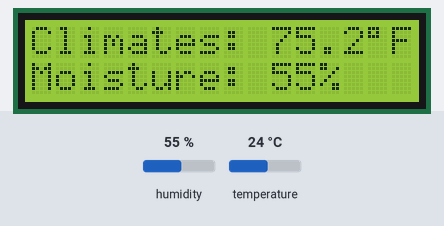
The sketch below on a simulated Arduino Uno, built with avr-gcc and run on an emulated ATmega328P. Shown: 16×2 character LCD. Inputs (shaded band) come from the test bench; at power-on: humidity 55 %, temperature 24 °C.

Above: at 1.2 s.
1.3 s: humidity set to 22 %
At 2.7 s:
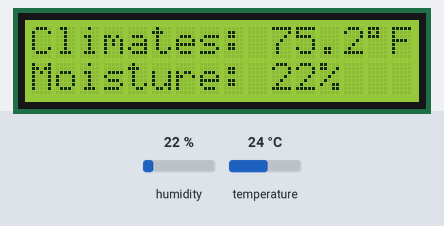
4.1 s: temperature set to 12 °C
At 5.0 s:
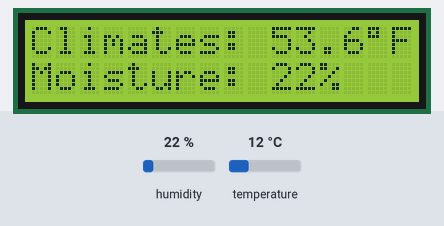
6.9 s: humidity set to 40 %
At 9.5 s:
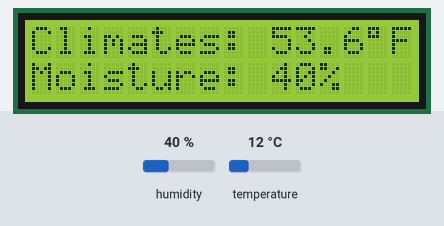
9.8 s: temperature set to 19 °C
At 10.8 s:
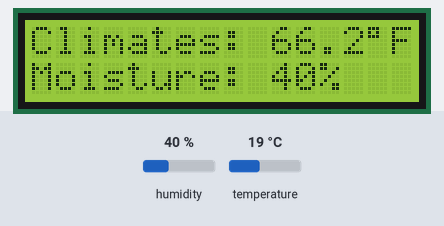
Timing chart, 0 to 12.8 s (numbered marks = the images above; inputs shaded):
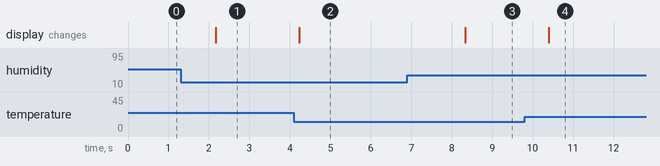

The sketch:

code.ino
```cpp
#include <Wire.h>
#include <LiquidCrystal_I2C.h>
#include <SimpleDHT.h>

int pinDHT11 = 5;
SimpleDHT11 dht11(pinDHT11);
LiquidCrystal_I2C lcd(0x27, 16, 2);

void setup() {
  Serial.begin(115200);
  lcd.begin();
  lcd.backlight();
}

void loop() {
  byte temperature = 0;
  byte humidity = 0;
  int err = dht11.read(&temperature, &humidity, NULL);
  if (err != SimpleDHTErrSuccess) {
    Serial.print("Read DHT11 failed, err=");
    Serial.println(err);
    delay(2000);
    return;
  }

  // Convert temperature to Fahrenheit
  float temperatureF = temperature * 1.8 + 32;

  // Display temperature and humidity on the LCD
  lcd.clear();
  lcd.setCursor(0, 0);
  lcd.print("Climates: ");
  lcd.print(temperatureF, 1); // Display with 1 decimal place
  lcd.print((char)223); // Degree symbol
  lcd.print("F");

  lcd.setCursor(0, 1);
  lcd.print("Moisture: ");
  lcd.print(humidity);
  lcd.print("%");

  delay(2000); // Delay for 2 seconds before the next reading
}
```

Measured:
- after the input at 1.3 s, the display: changes after 0.87 s (image 1)
- after the input at 4.1 s, the display: changes after 0.13 s (image 2)
- after the input at 6.9 s, the display: changes after 1.4 s (image 3)
- after the input at 9.8 s, the display: changes after 0.59 s (image 4)
